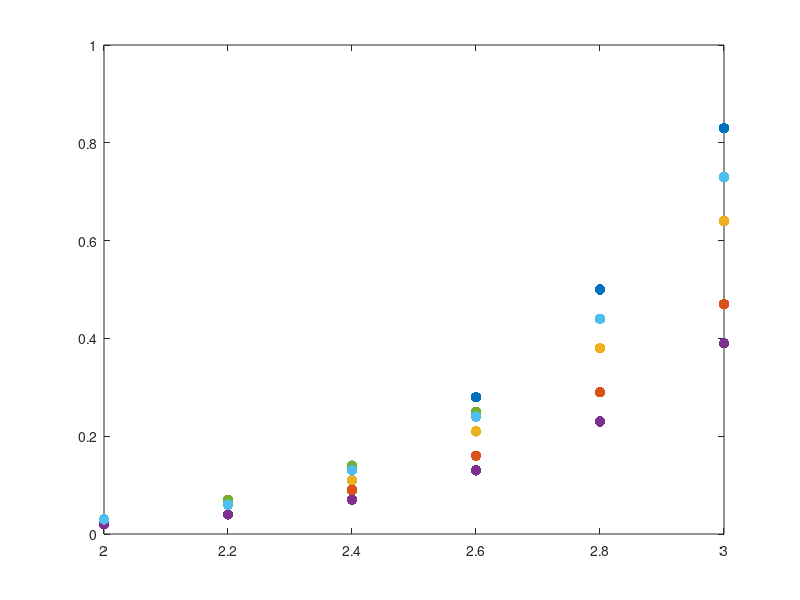

Recreate this plot in MATLAB. (Note: this script raises an error after producing the figure.)
voltage_405socket=[.03,.02,.03,.02,.03,.03;...
                   .07,.04,.06,.04,.07,.06;...
                   .14,.09,.11,.07,.14,.13;...
                   .28,.16,.21,.13,.25,.24;...
                   .5,.29,.38,.23,.44,.44;...
                   .83,.47,.64,.39,.73,.73];
gain=[2:0.2:3];
pmt=1:6;
%voltage_405socket=voltage_405socket./max(max(voltage_405socket));
figure; plot(gain,voltage_405socket,'.','MarkerSize',23)
boldify
xticks([2:.2,3]);
xticks([2:.2:3]);
ylabel('Normalized Voltage')
xlabel('Gain')
legend('PMT1','PMT2','PMT3','PMT4','PMT5','PMT6','location','southoutside','numcolumns',6)
set(gca,'FontSize',20)
set(gca,'yscale','log')

yyaxis('right')
 x=500:50:750;
y=0.0045*x+2.6364;
y=10.^y;
%plot(gain,y)
plot(gain,y./max(y))
set(gca,'yscale','log')
legend('PMT1','PMT2','PMT3','PMT4','PMT5','PMT6','PMT Gain Graph (Hamamatsu)','location','southoutside','numcolumns',7)